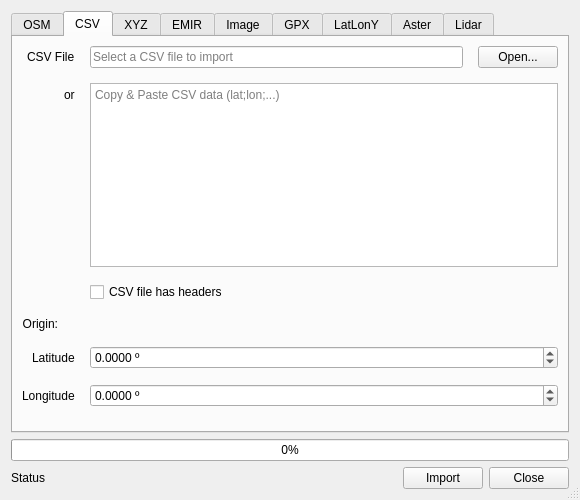
<?xml version="1.0" encoding="UTF-8"?>
<ui version="4.0">
 <class>GeoDataImport</class>
 <widget class="QDialog" name="GeoDataImport">
  <property name="enabled">
   <bool>true</bool>
  </property>
  <property name="geometry">
   <rect>
    <x>0</x>
    <y>0</y>
    <width>580</width>
    <height>500</height>
   </rect>
  </property>
  <property name="minimumSize">
   <size>
    <width>320</width>
    <height>400</height>
   </size>
  </property>
  <property name="windowTitle">
   <string>Import Geo Data</string>
  </property>
  <property name="toolTip">
   <string>Import Geo Data from different sources</string>
  </property>
  <property name="locale">
   <locale language="English" country="UnitedStates"/>
  </property>
  <property name="sizeGripEnabled">
   <bool>true</bool>
  </property>
  <property name="modal">
   <bool>false</bool>
  </property>
  <layout class="QVBoxLayout" name="verticalLayout_3">
   <item>
    <layout class="QVBoxLayout" name="verticalLayout_2">
     <item>
      <widget class="QTabWidget" name="tabs">
       <property name="currentIndex">
        <number>1</number>
       </property>
       <widget class="QWidget" name="tabOSM">
        <property name="toolTip">
         <string>Import Geo Data from OpenStreetMap</string>
        </property>
        <property name="toolTipDuration">
         <number>4</number>
        </property>
        <attribute name="title">
         <string>OSM</string>
        </attribute>
        <layout class="QVBoxLayout" name="verticalLayout">
         <item>
          <layout class="QFormLayout" name="formLayout">
           <property name="sizeConstraint">
            <enum>QLayout::SetDefaultConstraint</enum>
           </property>
           <property name="fieldGrowthPolicy">
            <enum>QFormLayout::AllNonFixedFieldsGrow</enum>
           </property>
           <property name="rowWrapPolicy">
            <enum>QFormLayout::DontWrapRows</enum>
           </property>
           <property name="labelAlignment">
            <set>Qt::AlignRight|Qt::AlignTrailing|Qt::AlignVCenter</set>
           </property>
           <property name="formAlignment">
            <set>Qt::AlignLeading|Qt::AlignLeft|Qt::AlignTop</set>
           </property>
           <property name="horizontalSpacing">
            <number>15</number>
           </property>
           <property name="verticalSpacing">
            <number>15</number>
           </property>
           <property name="leftMargin">
            <number>0</number>
           </property>
           <property name="topMargin">
            <number>0</number>
           </property>
           <property name="rightMargin">
            <number>0</number>
           </property>
           <item row="0" column="0">
            <widget class="QLabel" name="label">
             <property name="text">
              <string>Presets</string>
             </property>
            </widget>
           </item>
           <item row="0" column="1">
            <widget class="QComboBox" name="osmLocationPresets">
             <property name="toolTip">
              <string>Select a preset from the list</string>
             </property>
            </widget>
           </item>
           <item row="1" column="0">
            <widget class="QLabel" name="label_5">
             <property name="text">
              <string>or</string>
             </property>
            </widget>
           </item>
           <item row="1" column="1">
            <layout class="QHBoxLayout" name="horizontalLayout">
             <property name="spacing">
              <number>0</number>
             </property>
             <property name="leftMargin">
              <number>0</number>
             </property>
             <property name="topMargin">
              <number>0</number>
             </property>
             <property name="bottomMargin">
              <number>0</number>
             </property>
             <item>
              <widget class="QPushButton" name="osmOpenBrowserWindow">
               <property name="toolTip">
                <string>Open OpenStreeMap in a
                                  browser</string>
               </property>
               <property name="text">
                <string>Show Browser</string>
               </property>
              </widget>
             </item>
             <item>
              <spacer name="horizontalSpacer_4">
               <property name="orientation">
                <enum>Qt::Horizontal</enum>
               </property>
               <property name="sizeType">
                <enum>QSizePolicy::Fixed</enum>
               </property>
               <property name="sizeHint" stdset="0">
                <size>
                 <width>10</width>
                 <height>20</height>
                </size>
               </property>
              </spacer>
             </item>
             <item>
              <widget class="QPushButton" name="osmGetCoordFromBrowser">
               <property name="toolTip">
                <string>Get the URL of the open
                                  browser tab</string>
               </property>
               <property name="text">
                <string>Get Coordinates</string>
               </property>
              </widget>
             </item>
             <item>
              <spacer name="horizontalSpacer">
               <property name="orientation">
                <enum>Qt::Horizontal</enum>
               </property>
               <property name="sizeHint" stdset="0">
                <size>
                 <width>40</width>
                 <height>20</height>
                </size>
               </property>
              </spacer>
             </item>
            </layout>
           </item>
           <item row="2" column="0">
            <widget class="QLabel" name="label_7">
             <property name="text">
              <string>or</string>
             </property>
            </widget>
           </item>
           <item row="2" column="1">
            <widget class="QLineEdit" name="osmUrl">
             <property name="toolTip">
              <string>Copy an OSM URL</string>
             </property>
             <property name="whatsThis">
              <string>The OSM map URL to download</string>
             </property>
             <property name="accessibleDescription">
              <string>The OSM map URL to download</string>
             </property>
             <property name="placeholderText">
              <string>https://www.openstreetmap.org</string>
             </property>
            </widget>
           </item>
           <item row="3" column="0">
            <widget class="QLabel" name="label_6">
             <property name="text">
              <string>Zoom</string>
             </property>
            </widget>
           </item>
           <item row="3" column="1">
            <layout class="QHBoxLayout" name="horizontalLayout_2">
             <property name="spacing">
              <number>0</number>
             </property>
             <property name="sizeConstraint">
              <enum>QLayout::SetNoConstraint</enum>
             </property>
             <property name="leftMargin">
              <number>0</number>
             </property>
             <item>
              <widget class="QLabel" name="label_4">
               <property name="text">
                <string>15</string>
               </property>
              </widget>
             </item>
             <item>
              <widget class="QSlider" name="osmZoom">
               <property name="toolTip">
                <string>Radius of the area to
                                  download</string>
               </property>
               <property name="minimum">
                <number>15</number>
               </property>
               <property name="maximum">
                <number>19</number>
               </property>
               <property name="singleStep">
                <number>1</number>
               </property>
               <property name="pageStep">
                <number>1</number>
               </property>
               <property name="value">
                <number>17</number>
               </property>
               <property name="tracking">
                <bool>true</bool>
               </property>
               <property name="orientation">
                <enum>Qt::Horizontal</enum>
               </property>
               <property name="invertedAppearance">
                <bool>false</bool>
               </property>
               <property name="invertedControls">
                <bool>true</bool>
               </property>
               <property name="tickPosition">
                <enum>QSlider::TicksBelow</enum>
               </property>
               <property name="tickInterval">
                <number>1</number>
               </property>
              </widget>
             </item>
             <item>
              <widget class="QLabel" name="label_8">
               <property name="text">
                <string>19</string>
               </property>
              </widget>
             </item>
            </layout>
           </item>
           <item row="4" column="0">
            <widget class="QLabel" name="label_2">
             <property name="text">
              <string>Latitude</string>
             </property>
            </widget>
           </item>
           <item row="4" column="1">
            <widget class="QDoubleSpinBox" name="osmLatitude">
             <property name="toolTip">
              <string>The latitude</string>
             </property>
             <property name="suffix">
              <string> º</string>
             </property>
             <property name="decimals">
              <number>4</number>
             </property>
             <property name="minimum">
              <double>-90.000000000000000</double>
             </property>
             <property name="maximum">
              <double>90.000000000000000</double>
             </property>
             <property name="singleStep">
              <double>1.000000000000000</double>
             </property>
             <property name="stepType">
              <enum>QAbstractSpinBox::DefaultStepType</enum>
             </property>
             <property name="value">
              <double>0.000000000000000</double>
             </property>
            </widget>
           </item>
           <item row="5" column="0">
            <widget class="QLabel" name="label_3">
             <property name="text">
              <string>Longitude</string>
             </property>
            </widget>
           </item>
           <item row="5" column="1">
            <widget class="QDoubleSpinBox" name="osmLongitude">
             <property name="toolTip">
              <string>The longitude</string>
             </property>
             <property name="wrapping">
              <bool>true</bool>
             </property>
             <property name="suffix">
              <string> º</string>
             </property>
             <property name="decimals">
              <number>4</number>
             </property>
             <property name="minimum">
              <double>-180.000000000000000</double>
             </property>
             <property name="maximum">
              <double>180.000000000000000</double>
             </property>
            </widget>
           </item>
           <item row="6" column="1">
            <widget class="QCheckBox" name="osmDownloadAltitude">
             <property name="text">
              <string>Download Altitude</string>
             </property>
            </widget>
           </item>
          </layout>
         </item>
        </layout>
       </widget>
       <widget class="QWidget" name="tabCSV">
        <property name="toolTip">
         <string>Import Geo Data from a CSV file</string>
        </property>
        <property name="toolTipDuration">
         <number>4</number>
        </property>
        <attribute name="title">
         <string>CSV</string>
        </attribute>
        <layout class="QVBoxLayout" name="verticalLayout">
         <item>
          <layout class="QFormLayout" name="formLayout_2">
           <property name="sizeConstraint">
            <enum>QLayout::SetDefaultConstraint</enum>
           </property>
           <property name="fieldGrowthPolicy">
            <enum>QFormLayout::AllNonFixedFieldsGrow</enum>
           </property>
           <property name="rowWrapPolicy">
            <enum>QFormLayout::DontWrapRows</enum>
           </property>
           <property name="labelAlignment">
            <set>Qt::AlignRight|Qt::AlignTrailing|Qt::AlignVCenter</set>
           </property>
           <property name="formAlignment">
            <set>Qt::AlignLeading|Qt::AlignLeft|Qt::AlignTop</set>
           </property>
           <property name="horizontalSpacing">
            <number>15</number>
           </property>
           <property name="verticalSpacing">
            <number>15</number>
           </property>
           <property name="leftMargin">
            <number>0</number>
           </property>
           <property name="topMargin">
            <number>0</number>
           </property>
           <property name="rightMargin">
            <number>0</number>
           </property>
           <property name="bottomMargin">
            <number>15</number>
           </property>
           <item row="0" column="0">
            <widget class="QLabel" name="label_9">
             <property name="text">
              <string>CSV File</string>
             </property>
            </widget>
           </item>
           <item row="0" column="1">
            <layout class="QHBoxLayout" name="horizontalLayout_4">
             <item>
              <widget class="QLineEdit" name="csvFilename">
               <property name="toolTip">
                <string>Select the CSV file to import</string>
               </property>
               <property name="readOnly">
                <bool>false</bool>
               </property>
               <property name="placeholderText">
                <string>Select a CSV file to import</string>
               </property>
               <property name="clearButtonEnabled">
                <bool>true</bool>
               </property>
              </widget>
             </item>
             <item>
              <widget class="QPushButton" name="csvSelectFile">
               <property name="toolTip">
                <string>Select a CSV file to import</string>
               </property>
               <property name="text">
                <string>Open...</string>
               </property>
              </widget>
             </item>
            </layout>
           </item>
           <item row="1" column="0">
            <widget class="QLabel" name="label_10">
             <property name="text">
              <string>or</string>
             </property>
            </widget>
           </item>
           <item row="1" column="1">
            <widget class="QPlainTextEdit" name="csvContent">
             <property name="documentTitle">
              <string>Copy &amp; Paste CSV data</string>
             </property>
             <property name="placeholderText">
              <string>Copy &amp; Paste CSV data (lat;lon;...)</string>
             </property>
            </widget>
           </item>
           <item row="2" column="1">
            <layout class="QHBoxLayout" name="horizontalLayout_5">
             <item>
              <widget class="QCheckBox" name="csvHasHeaders">
               <property name="text">
                <string>CSV file has headers</string>
               </property>
              </widget>
             </item>
             <item>
              <spacer name="horizontalSpacer_3">
               <property name="orientation">
                <enum>Qt::Horizontal</enum>
               </property>
               <property name="sizeHint" stdset="0">
                <size>
                 <width>40</width>
                 <height>20</height>
                </size>
               </property>
              </spacer>
             </item>
            </layout>
           </item>
           <item row="4" column="0">
            <widget class="QLabel" name="label_11">
             <property name="text">
              <string>Latitude</string>
             </property>
            </widget>
           </item>
           <item row="4" column="1">
            <widget class="QDoubleSpinBox" name="csvLatitude">
             <property name="suffix">
              <string> º</string>
             </property>
             <property name="decimals">
              <number>4</number>
             </property>
             <property name="minimum">
              <double>-90.000000000000000</double>
             </property>
             <property name="maximum">
              <double>90.000000000000000</double>
             </property>
             <property name="singleStep">
              <double>1.000000000000000</double>
             </property>
            </widget>
           </item>
           <item row="5" column="0">
            <widget class="QLabel" name="label_12">
             <property name="text">
              <string>Longitude</string>
             </property>
            </widget>
           </item>
           <item row="5" column="1">
            <widget class="QDoubleSpinBox" name="csvLongitude">
             <property name="suffix">
              <string> º</string>
             </property>
             <property name="decimals">
              <number>4</number>
             </property>
             <property name="minimum">
              <double>-180.000000000000000</double>
             </property>
             <property name="maximum">
              <double>180.000000000000000</double>
             </property>
            </widget>
           </item>
           <item row="3" column="0">
            <widget class="QLabel" name="label_13">
             <property name="text">
              <string>Origin:</string>
             </property>
             <property name="alignment">
              <set>Qt::AlignRight|Qt::AlignTrailing|Qt::AlignVCenter</set>
             </property>
            </widget>
           </item>
          </layout>
         </item>
        </layout>
       </widget>
       <widget class="QWidget" name="tabXYZ">
        <attribute name="title">
         <string>XYZ</string>
        </attribute>
       </widget>
       <widget class="QWidget" name="tabEMIR">
        <attribute name="title">
         <string>EMIR</string>
        </attribute>
       </widget>
       <widget class="QWidget" name="tabImage">
        <attribute name="title">
         <string>Image</string>
        </attribute>
       </widget>
       <widget class="QWidget" name="tabGPX">
        <attribute name="title">
         <string>GPX</string>
        </attribute>
       </widget>
       <widget class="QWidget" name="tabLatLonY">
        <attribute name="title">
         <string>LatLonY</string>
        </attribute>
       </widget>
       <widget class="QWidget" name="tabAster">
        <attribute name="title">
         <string>Aster</string>
        </attribute>
       </widget>
       <widget class="QWidget" name="tabLidar">
        <attribute name="title">
         <string>Lidar</string>
        </attribute>
       </widget>
      </widget>
     </item>
     <item>
      <widget class="QProgressBar" name="progressBar">
       <property name="value">
        <number>0</number>
       </property>
      </widget>
     </item>
     <item>
      <layout class="QHBoxLayout" name="horizontalLayout_3">
       <item>
        <widget class="QLabel" name="status">
         <property name="minimumSize">
          <size>
           <width>0</width>
           <height>0</height>
          </size>
         </property>
         <property name="text">
          <string>Status</string>
         </property>
        </widget>
       </item>
       <item>
        <spacer name="horizontalSpacer_2">
         <property name="orientation">
          <enum>Qt::Horizontal</enum>
         </property>
         <property name="sizeHint" stdset="0">
          <size>
           <width>40</width>
           <height>20</height>
          </size>
         </property>
        </spacer>
       </item>
       <item>
        <widget class="QPushButton" name="btnImport">
         <property name="toolTip">
          <string>Import GeoData from the selected service</string>
         </property>
         <property name="text">
          <string>Import</string>
         </property>
        </widget>
       </item>
       <item>
        <widget class="QPushButton" name="btnClose">
         <property name="toolTip">
          <string>Close this dialog</string>
         </property>
         <property name="text">
          <string>Close</string>
         </property>
         <property name="default">
          <bool>false</bool>
         </property>
        </widget>
       </item>
      </layout>
     </item>
    </layout>
   </item>
  </layout>
 </widget>
 <tabstops>
  <tabstop>tabs</tabstop>
  <tabstop>osmLocationPresets</tabstop>
  <tabstop>osmOpenBrowserWindow</tabstop>
  <tabstop>osmGetCoordFromBrowser</tabstop>
  <tabstop>osmUrl</tabstop>
  <tabstop>osmZoom</tabstop>
  <tabstop>osmLatitude</tabstop>
  <tabstop>osmLongitude</tabstop>
  <tabstop>osmDownloadAltitude</tabstop>
  <tabstop>btnImport</tabstop>
  <tabstop>btnClose</tabstop>
 </tabstops>
 <resources/>
 <connections/>
 <designerdata>
  <property name="gridDeltaX">
   <number>10</number>
  </property>
  <property name="gridDeltaY">
   <number>10</number>
  </property>
  <property name="gridSnapX">
   <bool>true</bool>
  </property>
  <property name="gridSnapY">
   <bool>true</bool>
  </property>
  <property name="gridVisible">
   <bool>true</bool>
  </property>
 </designerdata>
</ui>
